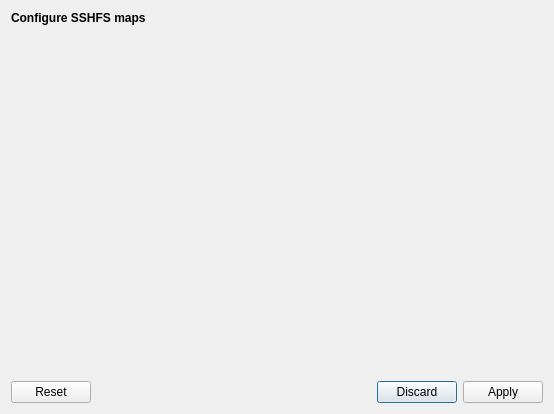
<?xml version="1.0" encoding="UTF-8"?>
<ui version="4.0">
 <class>Preferences</class>
 <widget class="QDialog" name="MapDialog">
  <property name="geometry">
   <rect>
    <x>0</x>
    <y>0</y>
    <width>554</width>
    <height>414</height>
   </rect>
  </property>
  <property name="windowTitle">
   <string>Preferences</string>
  </property>
  <property name="windowIcon">
   <iconset resource="../qasim.qrc">
    <normaloff>:/qasim/qasim-icon</normaloff>:/qasim/qasim-icon</iconset>
  </property>
  <layout class="QVBoxLayout" name="verticalLayout">
   <item>
    <layout class="QVBoxLayout" name="verticalLayout_2">
     <item alignment="Qt::AlignTop">
      <widget class="QLabel" name="label">
       <property name="sizePolicy">
        <sizepolicy hsizetype="Preferred" vsizetype="Minimum">
         <horstretch>0</horstretch>
         <verstretch>0</verstretch>
        </sizepolicy>
       </property>
       <property name="text">
        <string>&lt;html&gt;&lt;head/&gt;&lt;body&gt;&lt;p&gt;&lt;span style=&quot; font-weight:600;&quot;&gt;Configure SSHFS maps&lt;/span&gt;&lt;/p&gt;&lt;/body&gt;&lt;/html&gt;</string>
       </property>
      </widget>
     </item>
     <item>
      <widget class="QWidget" name="widget" native="true"/>
     </item>
    </layout>
   </item>
   <item>
    <widget class="QDialogButtonBox" name="buttonBox">
     <property name="orientation">
      <enum>Qt::Horizontal</enum>
     </property>
     <property name="standardButtons">
      <set>QDialogButtonBox::Apply|QDialogButtonBox::Discard|QDialogButtonBox::Reset</set>
     </property>
    </widget>
   </item>
  </layout>
 </widget>
 <resources/>
 <connections>
  <connection>
   <sender>buttonBox</sender>
   <signal>accepted()</signal>
   <receiver>MapDialog</receiver>
   <slot>accept()</slot>
   <hints>
    <hint type="sourcelabel">
     <x>248</x>
     <y>254</y>
    </hint>
    <hint type="destinationlabel">
     <x>157</x>
     <y>274</y>
    </hint>
   </hints>
  </connection>
  <connection>
   <sender>buttonBox</sender>
   <signal>rejected()</signal>
   <receiver>MapDialog</receiver>
   <slot>reject()</slot>
   <hints>
    <hint type="sourcelabel">
     <x>316</x>
     <y>260</y>
    </hint>
    <hint type="destinationlabel">
     <x>286</x>
     <y>274</y>
    </hint>
   </hints>
  </connection>
 </connections>
</ui>
